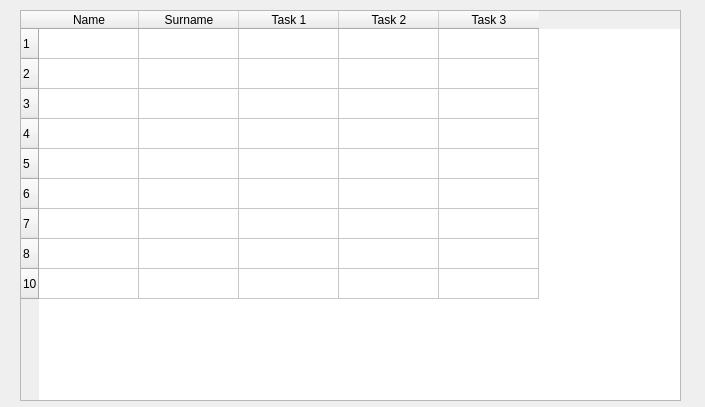
<?xml version="1.0" encoding="UTF-8"?>
<ui version="4.0">
 <class>Form_statistic_teacher</class>
 <widget class="QWidget" name="Form_statistic_teacher">
  <property name="geometry">
   <rect>
    <x>0</x>
    <y>0</y>
    <width>705</width>
    <height>407</height>
   </rect>
  </property>
  <property name="windowTitle">
   <string>Form</string>
  </property>
  <widget class="QTableWidget" name="tableWidget">
   <property name="geometry">
    <rect>
     <x>20</x>
     <y>10</y>
     <width>661</width>
     <height>391</height>
    </rect>
   </property>
   <row>
    <property name="text">
     <string>1</string>
    </property>
   </row>
   <row>
    <property name="text">
     <string>2</string>
    </property>
   </row>
   <row>
    <property name="text">
     <string>3</string>
    </property>
   </row>
   <row>
    <property name="text">
     <string>4</string>
    </property>
   </row>
   <row>
    <property name="text">
     <string>5</string>
    </property>
   </row>
   <row>
    <property name="text">
     <string>6</string>
    </property>
   </row>
   <row>
    <property name="text">
     <string>7</string>
    </property>
   </row>
   <row>
    <property name="text">
     <string>8</string>
    </property>
   </row>
   <row>
    <property name="text">
     <string>10</string>
    </property>
   </row>
   <column>
    <property name="text">
     <string>Name</string>
    </property>
   </column>
   <column>
    <property name="text">
     <string>Surname</string>
    </property>
   </column>
   <column>
    <property name="text">
     <string>Task 1</string>
    </property>
   </column>
   <column>
    <property name="text">
     <string>Task 2</string>
    </property>
   </column>
   <column>
    <property name="text">
     <string>Task 3</string>
    </property>
   </column>
   <item row="0" column="0">
    <property name="flags">
     <set>ItemIsDragEnabled|ItemIsDropEnabled|ItemIsUserCheckable|ItemIsEnabled</set>
    </property>
   </item>
  </widget>
 </widget>
 <resources/>
 <connections/>
</ui>
